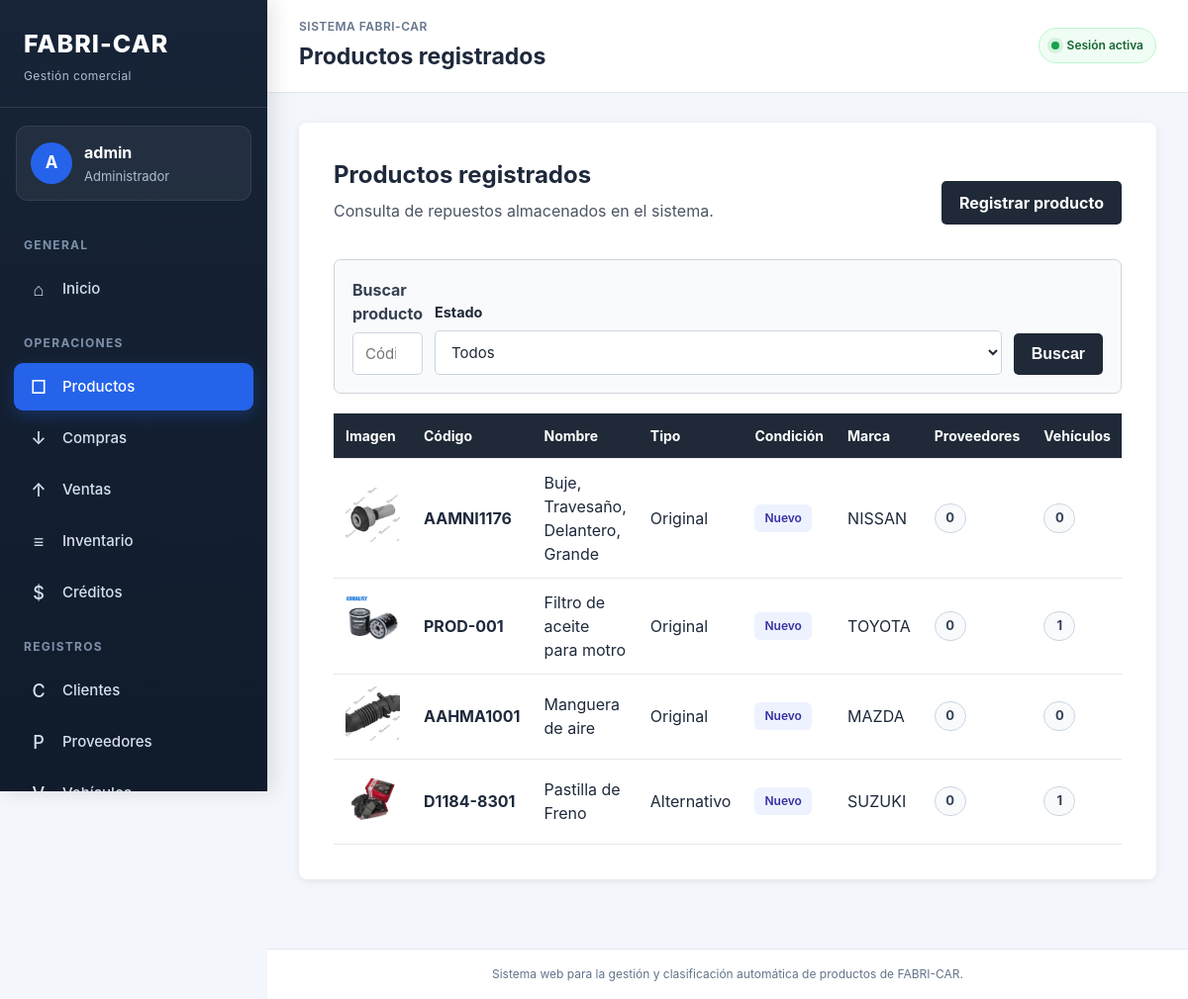
/productos/ (signed in), run on an earlier commit of the app's database.
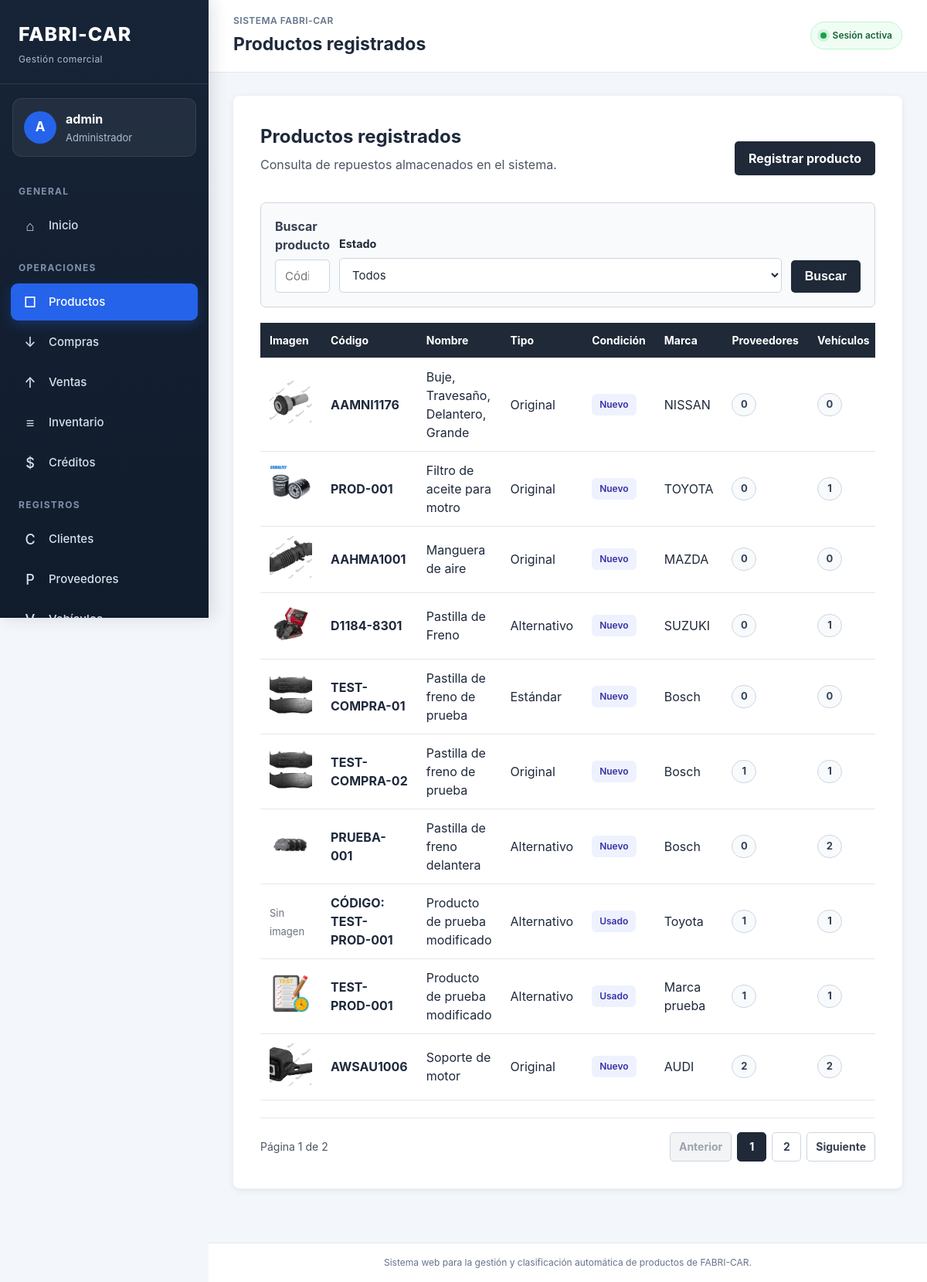
And on a later commit of the database.
### productos/models.py (models this page shows, shortened)
class Producto(models.Model):
    class TipoRepuesto(models.TextChoices):
        ORIGINAL = "ORIGINAL", "Original"
        ALTERNATIVO = "ALTERNATIVO", "Alternativo"
        ESTANDAR = "ESTANDAR", "Estándar"
    class CondicionProducto(models.TextChoices):
        NUEVO = "NUEVO", "Nuevo"
        USADO = "USADO", "Usado"
    codigo = models.CharField(
        max_length=50,
        unique=True,
        verbose_name="Código",
    )
    nombre = models.CharField(
        max_length=150,
        db_index=True,
        verbose_name="Nombre",
    )
    descripcion = models.TextField(
        blank=True,
        verbose_name="Descripción",
    )
    tipo = models.CharField(
        max_length=20,
        choices=TipoRepuesto.choices,
        verbose_name="Tipo de repuesto",
    )
    condicion = models.CharField(
        max_length=10,
        choices=CondicionProducto.choices,
        verbose_name="Condición",
    )
    marca = models.CharField(
        max_length=100,
        blank=True,
        db_index=True,
        verbose_name="Marca",
    )
    procedencia = models.CharField(
        max_length=100,
        blank=True,
        verbose_name="Procedencia",
    )
    proveedores_habituales = models.ManyToManyField(
        Proveedor,
        blank=True,
        related_name="productos_habituales",
        verbose_name="Proveedores habituales",
    )
    precio_compra = models.DecimalField(
        max_digits=12,
        decimal_places=2,
        default=Decimal("0.00"),
        editable=False,
        validators=[
            MinValueValidator(Decimal("0.00")),
        ],
        verbose_name="Último precio de compra",
    )
    precio_venta = models.DecimalField(
        max_digits=12,
        decimal_places=2,
        default=Decimal("0.00"),
        editable=False,
        validators=[
            MinValueValidator(Decimal("0.00")),
        ],
        verbose_name="Precio de venta",
    )
    stock_actual = models.PositiveIntegerField(
        default=0,
        editable=False,
        verbose_name="Stock actual",
    )
    stock_minimo = models.PositiveIntegerField(
        default=0,
        verbose_name="Stock mínimo",
    )
    imagen = models.ImageField(
        upload_to="productos/",
        blank=True,
        null=True,
        verbose_name="Imagen",
    )
    estado = models.BooleanField(
        default=True,
        verbose_name="Activo",
    )
    fecha_registro = models.DateTimeField(
        auto_now_add=True,
        verbose_name="Fecha de registro",
    )
    fecha_modificacion = models.DateTimeField(
        auto_now=True,
        verbose_name="Fecha de modificación",
    )
    class Meta:
        verbose_name = "Producto"
        verbose_name_plural = "Productos"
        ordering = ["nombre"]

### productos/views.py (the view)
@login_required
@rol_requerido("Administrador", "Empleado")
def listar_productos(request):
    busqueda = request.GET.get("q", "").strip()
    filtro_estado = request.GET.get("estado", "").strip()
    productos = Producto.objects.annotate(
        cantidad_proveedores=Count(
            "proveedores_habituales",
            distinct=True,
        ),
        cantidad_vehiculos=Count(
            "compatibilidades",
            distinct=True,
        ),
    )
    if busqueda:
        productos = productos.filter(
            Q(codigo__icontains=busqueda)
            | Q(nombre__icontains=busqueda)
            | Q(marca__icontains=busqueda)
        )
    if filtro_estado == "activo":
        productos = productos.filter(estado=True)
    elif filtro_estado == "inactivo":
        productos = productos.filter(estado=False)
    productos = productos.order_by("nombre")
    paginador = Paginator(productos, 10)
    numero_pagina = request.GET.get("page")
    pagina_productos = paginador.get_page(numero_pagina)
    puede_gestionar_productos = (
        request.user.is_superuser
        or request.user.groups.filter(
            name="Administrador"
        ).exists()
    )
    contexto = {
        "productos": pagina_productos,
        "pagina_productos": pagina_productos,
        "busqueda": busqueda,
        "filtro_estado": filtro_estado,
        "puede_gestionar_productos": puede_gestionar_productos,
    }
    return render(
        request,
        "productos/listar_productos.html",
        contexto,
    )

### principal/context_processors.py (called while the page is built)
def roles_usuario(request):
    usuario = request.user
    if not usuario.is_authenticated:
        return {
            "es_administrador": False,
            "es_empleado": False,
            "es_cliente": False,
        }
    es_administrador = (
        usuario.is_superuser
        or usuario.groups.filter(
            name="Administrador"
        ).exists()
    )
    es_empleado = usuario.groups.filter(
        name="Empleado"
    ).exists()
    es_cliente = usuario.groups.filter(
        name="Cliente"
    ).exists()
    return {
        "es_administrador": es_administrador,
        "es_empleado": es_empleado,
        "es_cliente": es_cliente,
    }

### productos/templates/productos/listar_productos.html (shortened to what the changed rows need)
{% extends "principal/base.html" %}
{% block encabezado_pagina %}
Productos registrados
{% endblock %}
{% block contenido %}
<section class="presentacion">
    <div class="encabezado-listado">
    <div>
        <h2>Productos registrados</h2>
    </div>
</div>
<div class="contenedor-tabla">
        <table class="tabla-datos">
            <thead>
                <tr>
                    <th>Imagen</th>
                    <th>Código</th>
                    <th>Nombre</th>
                    <th>Tipo</th>
                    <th>Condición</th>
                    <th>Marca</th>
                    <th>Proveedores</th>
                    <th>Vehículos</th>
                </tr>
            </thead>
            <tbody>
                {% for producto in productos %}
                    <tr>
                        <td>
                            {% if producto.imagen %}
                                <img
                                    src="{{ producto.imagen.url }}"
                                    alt="{{ producto.nombre }}"
                                    class="imagen-producto-lista"
                                >
                            {% else %}
                                <span class="sin-imagen">
                                    Sin imagen
                                </span>
                            {% endif %}
                        </td>
                            <td>
                                <strong>{{ producto.codigo }}</strong>
                            </td>
                            <td>
                                {{ producto.nombre }}
                            </td>
                            <td>
                                {{ producto.get_tipo_display }}
                            </td>
                            <td>
                                <span class="etiqueta-condicion">
                                    {{ producto.get_condicion_display }}
                                </span>
                            </td>
                            <td>
                                {{ producto.marca|default:"Sin marca" }}
                            </td>
                            <td>
                                <span
                                    class="etiqueta-cantidad"
                                    title="Cantidad de proveedores habituales"
                                >
                                    {{ producto.cantidad_proveedores }}
                                </span>
                            </td>
                            <td>
                                <span
                                    class="etiqueta-cantidad"
                                    title="Cantidad de vehículos compatibles"
                                >
                                    {{ producto.cantidad_vehiculos }}
                                </span>
                            </td>
                    </tr>
                {% endfor %}
            </tbody>
        </table>
    </div>
    {% if pagina_productos.has_other_pages %}
    <nav class="paginacion" aria-label="Paginación de productos">
        <div class="informacion-paginacion">
            Página {{ pagina_productos.number }}
            de {{ pagina_productos.paginator.num_pages }}
        </div>
        <div class="controles-paginacion">
            {% if pagina_productos.has_previous %}
                <a
                    href="?page={{ pagina_productos.previous_page_number }}&q={{ busqueda|urlencode }}&estado={{ filtro_estado }}"
                    class="boton-paginacion"
                >
                    Anterior
                </a>
            {% else %}
                <span class="boton-paginacion deshabilitado">
                    Anterior
                </span>
            {% endif %}
            {% for numero in pagina_productos.paginator.page_range %}
                {% if numero == pagina_productos.number %}
                    <span class="numero-pagina activo">
                        {{ numero }}
                    </span>
                {% elif numero >= pagina_productos.number|add:"-2" and numero <= pagina_productos.number|add:"2" %}
                    <a
                        href="?page={{ numero }}&q={{ busqueda|urlencode }}&estado={{ filtro_estado }}"
                        class="numero-pagina"
                    >
                        {{ numero }}
                    </a>
                {% endif %}
            {% endfor %}
            {% if pagina_productos.has_next %}
                <a
                    href="?page={{ pagina_productos.next_page_number }}&q={{ busqueda|urlencode }}&estado={{ filtro_estado }}"
                    class="boton-paginacion"
                >
                    Siguiente
                </a>
            {% else %}
                <span class="boton-paginacion deshabilitado">
                    Siguiente
                </span>
            {% endif %}
        </div>
    </nav>
{% endif %}
</section>
{% endblock %}

What changed in the data, as far as the page shows it:
added Producto: imagen (picture), codigo "TEST-COMPRA-01", nombre "Pastilla de freno de prueba", tipo "Estándar", condicion "Nuevo", marca "Bosch", cantidad_proveedores "0", cantidad_vehiculos "0"
added Producto: imagen (picture), codigo "TEST-COMPRA-02", nombre "Pastilla de freno de prueba", tipo "Original", condicion "Nuevo", marca "Bosch", cantidad_proveedores "1", cantidad_vehiculos "1"
added Producto: imagen (picture), codigo "PRUEBA-001", nombre "Pastilla de freno delantera", tipo "Alternativo", condicion "Nuevo", marca "Bosch", cantidad_proveedores "0", cantidad_vehiculos "2"
added Producto: imagen "Sin imagen", codigo "CÓDIGO: TEST-PROD-001", nombre "Producto de prueba modificado", tipo "Alternativo", condicion "Usado", marca "Toyota", cantidad_proveedores "1", cantidad_vehiculos "1"
added Producto: imagen (picture), codigo "TEST-PROD-001", nombre "Producto de prueba modificado", tipo "Alternativo", condicion "Usado", marca "Marca prueba", cantidad_proveedores "1", cantidad_vehiculos "1"
added Producto: imagen (picture), codigo "AWSAU1006", nombre "Soporte de motor", tipo "Original", condicion "Nuevo", marca "AUDI", cantidad_proveedores "2", cantidad_vehiculos "2"
Also different on the page:
{{ pagina_productos.number }}: (not shown) → "1"
{{ pagina_productos.paginator.num_pages }}: (not shown) → "2"
text now shown: "Página de Anterior Siguiente"
new list line: "1"
new list line: "2"
